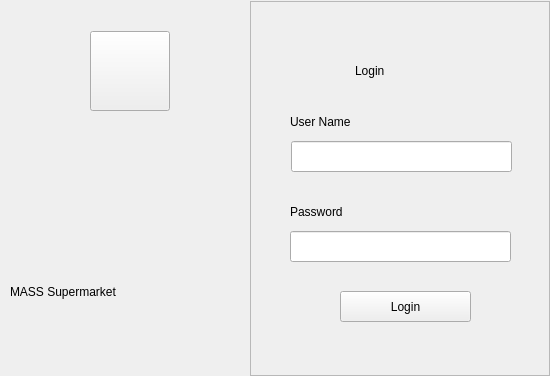
<?xml version="1.0" encoding="UTF-8"?>
<ui version="4.0">
 <class>login</class>
 <widget class="QWidget" name="login">
  <property name="geometry">
   <rect>
    <x>0</x>
    <y>0</y>
    <width>550</width>
    <height>375</height>
   </rect>
  </property>
  <property name="maximumSize">
   <size>
    <width>550</width>
    <height>375</height>
   </size>
  </property>
  <property name="windowTitle">
   <string>Form</string>
  </property>
  <layout class="QGridLayout" name="gridLayout">
   <property name="leftMargin">
    <number>0</number>
   </property>
   <property name="topMargin">
    <number>1</number>
   </property>
   <property name="rightMargin">
    <number>0</number>
   </property>
   <property name="bottomMargin">
    <number>0</number>
   </property>
   <property name="spacing">
    <number>0</number>
   </property>
   <item row="1" column="0" rowspan="2">
    <widget class="QFrame" name="logo">
     <property name="sizePolicy">
      <sizepolicy hsizetype="Fixed" vsizetype="Fixed">
       <horstretch>0</horstretch>
       <verstretch>0</verstretch>
      </sizepolicy>
     </property>
     <property name="minimumSize">
      <size>
       <width>250</width>
       <height>375</height>
      </size>
     </property>
     <property name="maximumSize">
      <size>
       <width>250</width>
       <height>375</height>
      </size>
     </property>
     <widget class="QPushButton" name="buttonLogo">
      <property name="geometry">
       <rect>
        <x>90</x>
        <y>30</y>
        <width>80</width>
        <height>80</height>
       </rect>
      </property>
      <property name="cursor">
       <cursorShape>PointingHandCursor</cursorShape>
      </property>
      <property name="text">
       <string/>
      </property>
     </widget>
     <widget class="QLabel" name="name">
      <property name="geometry">
       <rect>
        <x>10</x>
        <y>260</y>
        <width>231</width>
        <height>61</height>
       </rect>
      </property>
      <property name="text">
       <string>MASS Supermarket</string>
      </property>
     </widget>
    </widget>
   </item>
   <item row="1" column="1" rowspan="2" colspan="2">
    <widget class="QFrame" name="frameSignIn">
     <property name="minimumSize">
      <size>
       <width>300</width>
       <height>0</height>
      </size>
     </property>
     <property name="maximumSize">
      <size>
       <width>300</width>
       <height>16777215</height>
      </size>
     </property>
     <property name="frameShape">
      <enum>QFrame::StyledPanel</enum>
     </property>
     <property name="frameShadow">
      <enum>QFrame::Raised</enum>
     </property>
     <widget class="QLineEdit" name="fieldUserName">
      <property name="geometry">
       <rect>
        <x>41</x>
        <y>140</y>
        <width>221</width>
        <height>31</height>
       </rect>
      </property>
      <property name="text">
       <string/>
      </property>
      <property name="maxLength">
       <number>10</number>
      </property>
     </widget>
     <widget class="QLabel" name="labelSignIn">
      <property name="geometry">
       <rect>
        <x>105</x>
        <y>50</y>
        <width>91</width>
        <height>40</height>
       </rect>
      </property>
      <property name="text">
       <string>Login</string>
      </property>
     </widget>
     <widget class="QLineEdit" name="fieldPwd">
      <property name="geometry">
       <rect>
        <x>40</x>
        <y>230</y>
        <width>221</width>
        <height>31</height>
       </rect>
      </property>
      <property name="text">
       <string/>
      </property>
      <property name="maxLength">
       <number>15</number>
      </property>
      <property name="echoMode">
       <enum>QLineEdit::Password</enum>
      </property>
     </widget>
     <widget class="QPushButton" name="buttonSignIn">
      <property name="geometry">
       <rect>
        <x>90</x>
        <y>290</y>
        <width>131</width>
        <height>31</height>
       </rect>
      </property>
      <property name="text">
       <string>Login</string>
      </property>
     </widget>
     <widget class="QLabel" name="label_2">
      <property name="geometry">
       <rect>
        <x>40</x>
        <y>110</y>
        <width>101</width>
        <height>21</height>
       </rect>
      </property>
      <property name="text">
       <string>User Name</string>
      </property>
     </widget>
     <widget class="QLabel" name="label_3">
      <property name="geometry">
       <rect>
        <x>40</x>
        <y>200</y>
        <width>111</width>
        <height>21</height>
       </rect>
      </property>
      <property name="text">
       <string>Password</string>
      </property>
     </widget>
    </widget>
   </item>
  </layout>
 </widget>
 <resources/>
 <connections/>
</ui>
